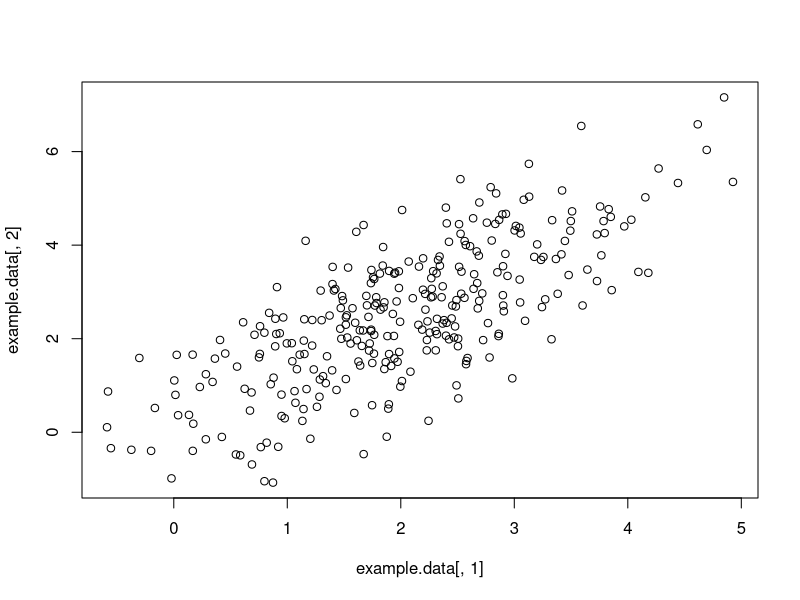
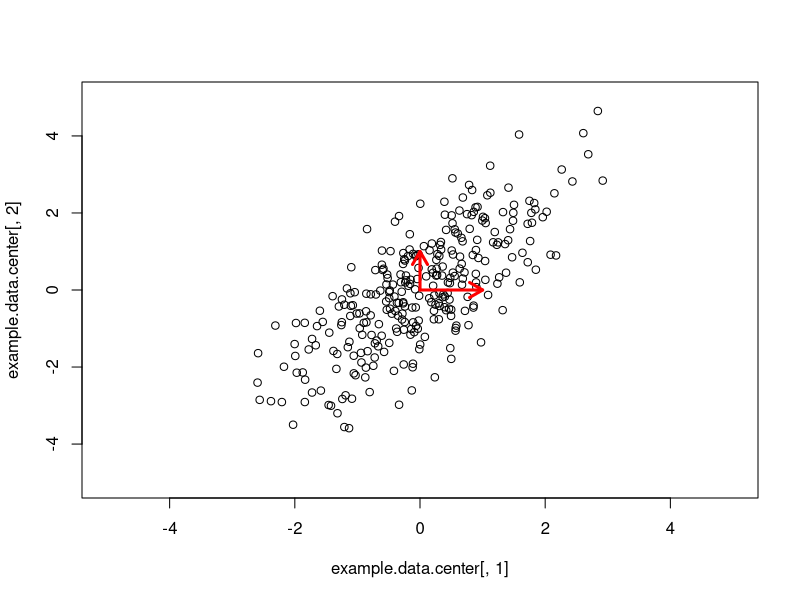
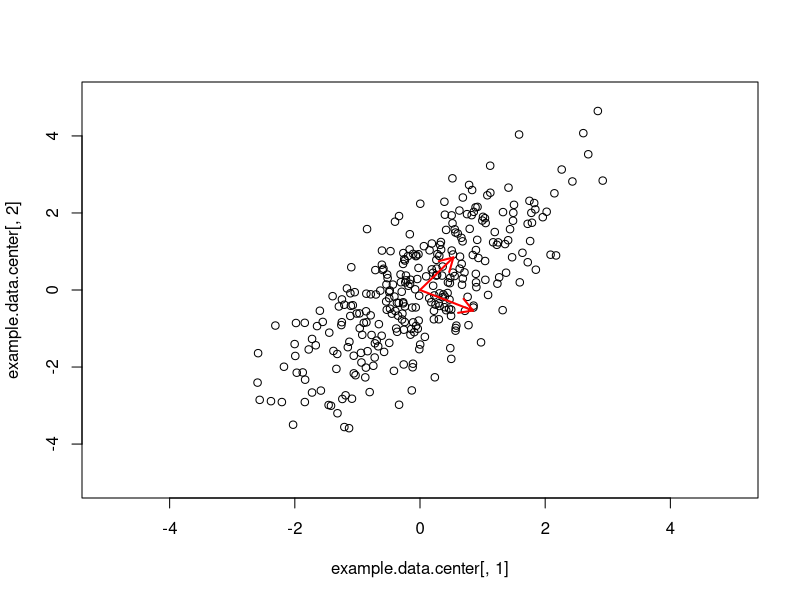
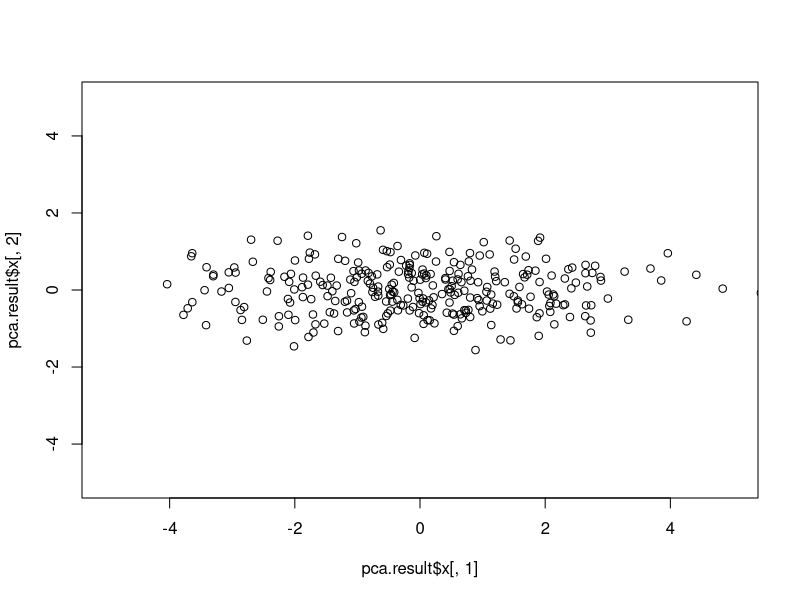
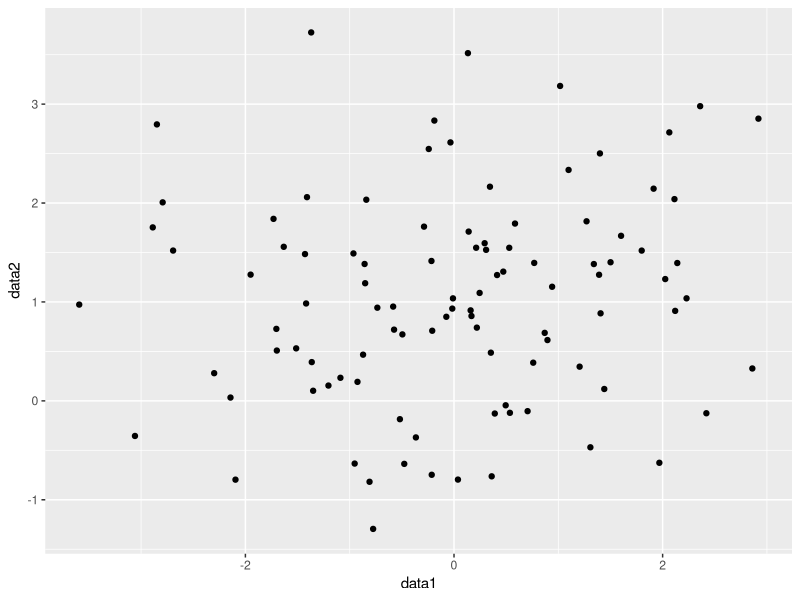
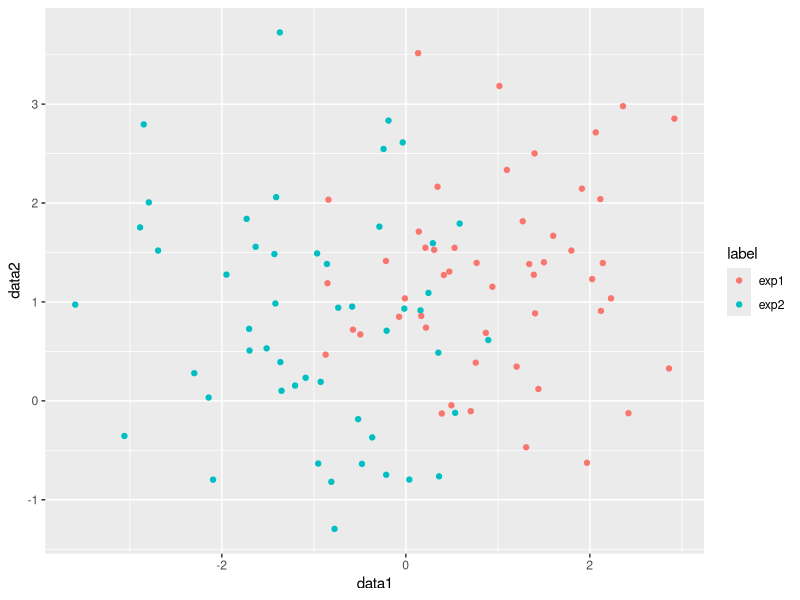
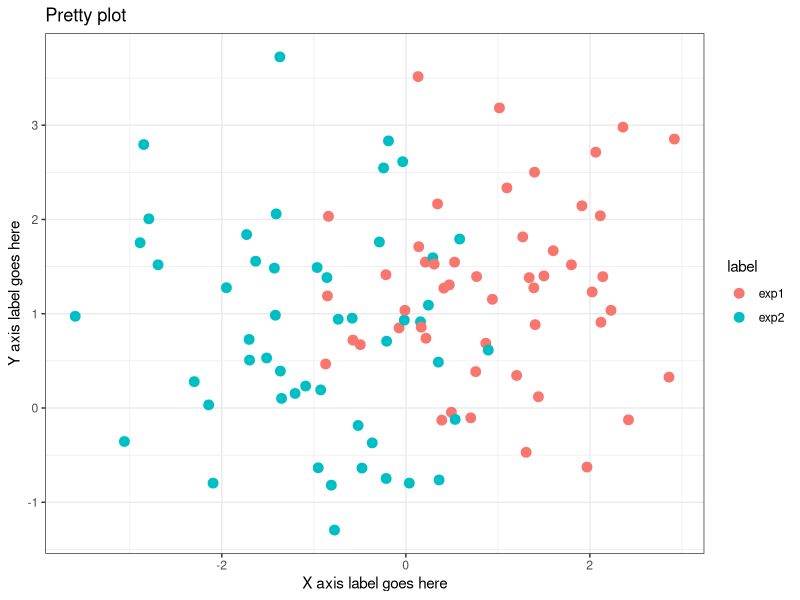

Source code (R) for these figures, in order:
## ---- chunk 1

set.seed(1987)

## ---- chunk 2

x <- 2 + rnorm(300,0,1)
y <- 0.5 + 1*x + rnorm(300,0,1)

example.data <- cbind(x,y)
plot(example.data[,1],example.data[,2])

## ---- chunk 3
example.data.center <- scale(example.data, center = TRUE, scale = FALSE)
plot(example.data.center[,1], example.data.center[,2],xlim = c(-5,5), ylim = c(-5,5))
arrows(x0=0, y0=0, x1 = 1, y1 = 0, col = "red", lwd = 3,length =0.15)
arrows(x0=0, y0=0, x1 = 0, y1 = 1, col = "red", lwd = 3,length =0.15)

## ---- chunk 4

# when you use prcomp, your input data should have measrued variables in columns and individual samples/points as rows (N samples x G genes (genotypes))
pca.result <- prcomp(example.data.center)

## ---- chunk 5

str(pca.result)

## ---- chunk 6
#$sdev contains information about the fraction of variation explained by a certain principal component.
pca.result$sdev

(pca.result$sdev / sum(pca.result$sdev))*100
## ---- chunk 7
#$rotation contains the directions of principal components in each of its columns.
pca.result$rotation

plot(example.data.center[,1], example.data.center[,2],xlim = c(-5,5), ylim = c(-5,5))
arrows(x0=0, y0=0, x1 = pca.result$rotation[1,1], y1 = pca.result$rotation[2,1], col = "red", lwd = 2,length =0.15)
arrows(x0=0, y0=0, x1 = pca.result$rotation[1,2], y1 = pca.result$rotation[2,2], col = "red", lwd = 2,length =0.15)
## ---- chunk 8
#$center contains the mean for each data column (in our case it would be close or equal to 0 since we centered the data). 
pca.result$center

#$scale contains information about whether or not we gave the option to scale (divide it by its standard deviation) the data. 
pca.result$scale

#$x contains the coordinate values of the data projected to a principal component in each of its columns.
plot(pca.result$x[,1],pca.result$x[,2],xlim = c(-5,5), ylim = c(-5,5))

## ---- chunk 9

# install packages mvtnorm and ggplot2 before you call them (in case you don't already have them)
library(mvtnorm) # package for generating random numbers from a multivariate gaussian distribution
library(ggplot2) # awesome plotting package

# creating two data sets from a multivariate gaussian distribution with a different mean exp1(mean = c(1,1)) / exp2(mean = c(-1,1))
exp1.data <- rmvnorm(50, mean = c(1,1), sigma = diag(2))
exp2.data <- rmvnorm(50, mean = c(-1,1), sigma = diag(2))

# turning the data sets into a dataframe with labels indicating the experiment number
exp1 <- data.frame("data1" = exp1.data[,1],"data2" = exp1.data[,2], "label" = "exp1")
exp2 <- data.frame("data1" = exp2.data[,1],"data2" = exp2.data[,2], "label" = "exp2")

# merging the dataframes 
merged.data <- merge(exp1, exp2, all = TRUE)
## ---- chunk 10
# calling ggplot with dataframe merged.data and specifying the aesthetics related to the plot (on the x axis = column data1, y axis = column data2) 

# ggplot works with layers, anything added with a + to the ggplot function will generate a layer on top of it

# The geom_point() layer tells ggplot to plot points (= generate a scatter plot)
# you can also specify options inside geom_point(), for example : geom_point(shape = 8) <- try this
ggplot(merged.data, aes(x = data1, y = data2)) + geom_point()
## ---- chunk 11
# by adding a column name to the aesthetic option col = , we can color the points / bars / lines by the given column
ggplot(data = merged.data, aes(x = data1, y = data2, col = label)) + geom_point()
## ---- chunk 12
# size inside geom_point() specifies the size of the points
# theme_bw() applies a black/white theme to the plot (white background and black text)
# labs specifies the title, x and y axis labels 
ggplot(merged.data, aes(x = data1, y = data2, col = label)) + geom_point(size = 3) + theme_bw() + labs(x = "X axis label goes here", y = "Y axis label goes here", title = "Pretty plot") 

